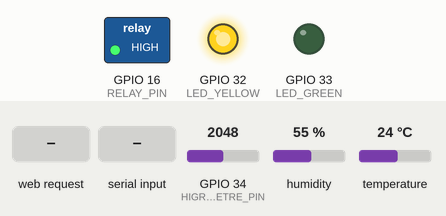
Recording of a sketch running on a simulated ESP32. Shown: switched loads named in the sketch (green lamp = pin HIGH), output pins drawn as LEDs (lit = HIGH). The test bench sets the inputs (shaded band); at power-on: GPIO 34 (HIGROMETRE_PIN) = 2048, humidity 55 %, temperature 24 °C. WiFi joins after 1.5 s; servers stay silent unless stated; the local clock reads 2024-03-15 10:24:30 at power-on unless the sketch sets it; EEPROM starts erased; what the sketch prints to the serial monitor is not drawn.

Above: at 2.7 s.
2.8 s: GPIO 34 (HIGROMETRE_PIN) set to 2119
5.3 s: GPIO 34 (HIGROMETRE_PIN) set to 2252
At 6.7 s:
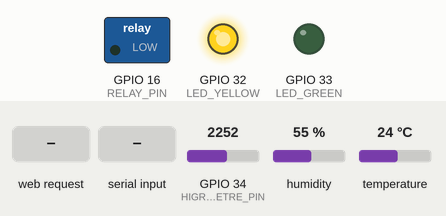
9.5 s: HTTP request GET /calibrate received
At 10.7 s:
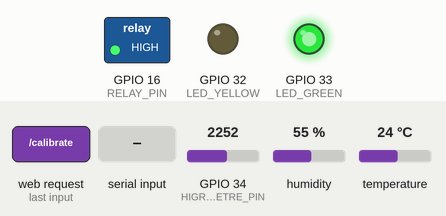
11.0 s: "k" received over Serial
13.1 s: HTTP request GET /manualwater received
14.6 s: HTTP request GET /calibrate?t1=0 received
At 17.0 s:
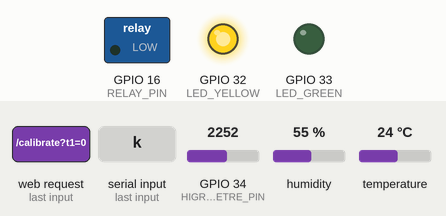
Timing chart, 0 to 17.6 s (numbered marks = the images above; inputs shaded):
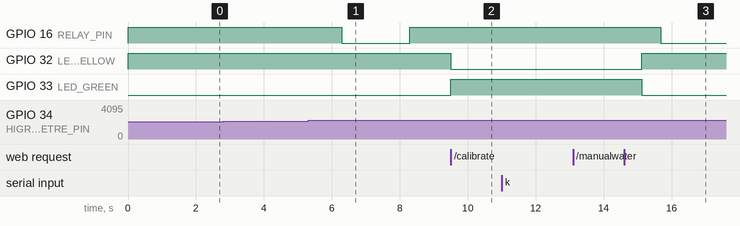

The sketch:

Ak_ll__sulama.ino
```cpp
#include <WiFi.h>
#include <ESPAsyncWebServer.h>
#include <ThreeWire.h>
#include <RtcDS1302.h>
#include <Wire.h>
#include "Adafruit_SHT31.h"
#include <Preferences.h>

#define DS1302_CLK 19
#define DS1302_IO  18
#define DS1302_CE  5
#define HIGROMETRE_PIN 34
#define LED_GREEN 33
#define LED_YELLOW 32
#define RELAY_PIN 16

const char* ssid = "Enes_Emek";
const char* password = "126985473Ee";

AsyncWebServer server(80);
ThreeWire myWire(DS1302_IO, DS1302_CLK, DS1302_CE);
RtcDS1302<ThreeWire> Rtc(myWire);
Adafruit_SHT31 sht31 = Adafruit_SHT31();
Preferences prefs;

float dirt_hum = 0;
float air_temperature = 0.0;
float air_humidity = 0.0;
uint8_t sempling_rate = 100;
uint16_t dry_value;
uint16_t wet_value;

String lastWateringTime = "Henüz Sulama Yok";
String systemStatus = "Normal";

bool calibrationMode = false;
uint8_t pressCount = 0;
bool isWatering = false;
bool alreadyWateredThisMinute = false;
unsigned long wateringStartTime = 0;

String autoWaterTime1 = "08:00";
String autoWaterTime2 = "18:00";

void Read_SHT31() {
  float temp = sht31.readTemperature();
  float hum = sht31.readHumidity();
  if (!isnan(temp)) air_temperature = temp;
  if (!isnan(hum)) air_humidity = hum;
}

float Read_Higometre() {
  long toplam = 0;
  for (int i = 0; i <= sempling_rate; i++) {
    toplam += analogRead(HIGROMETRE_PIN);
    delay(5);
  }
  return toplam / sempling_rate;
}

float CalculateDirtHumidity() {
  if (wet_value >= dry_value) {
    Serial.println("Kalibrasyon değerleri hatalı");
    return 0;
  }
  float percent = (dry_value - dirt_hum) * 100.0 / (dry_value - wet_value);
  if (percent < 0) percent = 0;
  if (percent > 100) percent = 100;
  return percent;
}

String getFormattedTime() {
  RtcDateTime now = Rtc.GetDateTime();
  char buffer[25];
  snprintf(buffer, sizeof(buffer), "%02u/%02u/%04u %02u:%02u:%02u",
           now.Day(), now.Month(), now.Year(),
           now.Hour(), now.Minute(), now.Second());
  return String(buffer);
}

void startCalibration() {
  isWatering = false;
  calibrationMode = true;
  pressCount = 0;
  systemStatus = "Kalibrasyon Modu";
  Serial.println("🌱 Kalibrasyon Modu Başladı!");
  digitalWrite(LED_GREEN, HIGH);
  digitalWrite(LED_YELLOW, LOW);
}

void handleCalibration() {
  pressCount++;
  if (pressCount == 1) {
    dirt_hum = Read_Higometre();
    dry_value = dirt_hum;
    Serial.print("Kuru Toprak Kalibrasyon Değeri: ");
    Serial.println(dry_value);
  } else if (pressCount == 2) {
    dirt_hum = Read_Higometre();
    wet_value = dirt_hum;
    Serial.print("Islak Toprak Kalibrasyon Değeri: ");
    Serial.println(wet_value);
    saveCalibration();
  }
}

void saveCalibration() {
  prefs.putUShort("dry", dry_value);
  prefs.putUShort("wet", wet_value);
  Serial.println("Kalibrasyon EEPROM'a kaydedildi");
  digitalWrite(LED_GREEN, LOW);
  digitalWrite(LED_YELLOW, HIGH);
  calibrationMode = false;
  systemStatus = "Normal";
}

void startWatering() {
  if (calibrationMode || air_humidity > 80.0) {
    Serial.println("Sulama koşulları uygun değil");
    return;
  }
  digitalWrite(RELAY_PIN, LOW);
  isWatering = true;
  wateringStartTime = millis();
  lastWateringTime = getFormattedTime();
  prefs.putString("lastWatering", lastWateringTime);
  systemStatus = "Sulama Yapılıyor";
  Serial.println("Sulama Başladı!");
}

void stopWatering() {
  digitalWrite(RELAY_PIN, HIGH);
  delay(300);
  isWatering = false;
  systemStatus = "Normal";
  Serial.println("Sulama Bitti!");
}

const char index_html[] PROGMEM = R"rawliteral(
<!DOCTYPE html>
<html lang="tr">
<head>
  <meta charset="UTF-8">
  <title>🌱 Akıllı Sulama Sistemi</title>
  <style>
    body { font-family: Arial; background-color: #eef; text-align: center; padding: 20px; }
    h1 { color: #2a7; }
    button, input { padding: 10px; margin: 10px; font-size: 16px; }
  </style>
</head>
<body>
  <h1>🌿 Akıllı Sulama Paneli</h1>
  <div id="data">Veriler yükleniyor...</div>
  <br>
  <button onclick="fetch('/calibrate')">Kalibrasyon</button>
  <button onclick="fetch('/manualwater')">Manuel Sulama</button>
  <br><br>
  <label>Sulama Saati 1 (HH:MM):</label><br>
  <input type="time" id="time1" value="08:00"><br>
  <label>Sulama Saati 2 (HH:MM):</label><br>
  <input type="time" id="time2" value="18:00"><br>
  <button onclick="setTimes()">Zamanları Kaydet</button>
<script>
function fetchData() {
  fetch('/sensor')
    .then(response => response.text())
    .then(data => {
      document.getElementById('data').innerHTML = data;
    });
}
function setTimes() {
  const t1 = document.getElementById('time1').value;
  const t2 = document.getElementById('time2').value;
  fetch(`/settime?t1=${t1}&t2=${t2}`)
    .then(response => response.text())
    .then(alert);
}
setInterval(fetchData, 1000);
fetchData();
</script>
</body>
</html>
)rawliteral";

void setup() {
  Serial.begin(115200);
  pinMode(LED_GREEN, OUTPUT);
  pinMode(LED_YELLOW, OUTPUT);
  pinMode(RELAY_PIN, OUTPUT);
  digitalWrite(LED_GREEN, LOW);
  digitalWrite(LED_YELLOW, HIGH);
  digitalWrite(RELAY_PIN, HIGH);

  prefs.begin("calib", false);
  dry_value = prefs.getUShort("dry", 2500);
  wet_value = prefs.getUShort("wet", 1500);
  lastWateringTime = prefs.getString("lastWatering", "Henüz Sulama Yok");
  autoWaterTime1 = prefs.getString("autoTime1", "08:00");
  autoWaterTime2 = prefs.getString("autoTime2", "18:00");

  Wire.begin(21, 22);
  Rtc.Begin();

  if (!Rtc.IsDateTimeValid()) {
    Serial.println("RTC geçersiz, derleme zamanına ayarlanıyor.");
    Rtc.SetDateTime(RtcDateTime(__DATE__, __TIME__));
  }

  if (!sht31.begin(0x44)) {
    Serial.println("SHT31 bulunamadı!");
    while (1);
  }

  WiFi.begin(ssid, password);
  while (WiFi.status() != WL_CONNECTED) {
    delay(500); Serial.print(".");
  }
  Serial.println("\nWiFi bağlandı. IP: " + WiFi.localIP().toString());

  server.on("/", HTTP_GET, [](AsyncWebServerRequest *request){
    request->send_P(200, "text/html; charset=utf-8", index_html);
  });

  server.on("/sensor", HTTP_GET, [](AsyncWebServerRequest *request){
    String nowTime = isWatering ? "Sulama Aktif" : getFormattedTime();
    float percent = CalculateDirtHumidity();
    String data =
      "🕒 Saat: " + nowTime + "<br><br>" +
      "📶 Sistem Durumu: " + systemStatus + "<br><br>" +
      "🌡️ Hava Sıcaklığı: " + String(air_temperature, 1) + " °C<br>" +
      "💧 Hava Nemi: " + String(air_humidity, 1) + " %<br>" +
      "🌱 Toprak Nem: " + String(percent, 1) + " %<br><br>" +
      "💦 Son Sulama: " + lastWateringTime;
    request->send(200, "text/html", data);
  });

  server.on("/calibrate", HTTP_GET, [](AsyncWebServerRequest *request){
    if (!calibrationMode) {
      startCalibration();
    } else {
      handleCalibration();
    }
    request->send(200, "text/plain", "Kalibrasyon işlemi uygulandı.");
  });

  server.on("/manualwater", HTTP_GET, [](AsyncWebServerRequest *request){
    if (!isWatering) {
      startWatering();
      request->send(200, "text/plain", "Manuel sulama başlatıldı.");
    } else {
      request->send(200, "text/plain", "Zaten sulama yapılıyor.");
    }
  });

  server.on("/settime", HTTP_GET, [](AsyncWebServerRequest *request){
    if (request->hasParam("t1") && request->hasParam("t2")) {
      autoWaterTime1 = request->getParam("t1")->value();
      autoWaterTime2 = request->getParam("t2")->value();
      prefs.putString("autoTime1", autoWaterTime1);
      prefs.putString("autoTime2", autoWaterTime2);
      request->send(200, "text/plain", "Zamanlar kaydedildi.");
    } else {
      request->send(400, "text/plain", "Parametre eksik.");
    }
  });

  server.begin();
}

void loop() {
  if (!calibrationMode && !isWatering) {
    dirt_hum = Read_Higometre();
    Read_SHT31();
  }

  if (!calibrationMode && !isWatering) {
    float percent = CalculateDirtHumidity();
    if (percent < 30.0 && air_humidity < 80.0) {
      startWatering();
    }
  }

  if (isWatering && millis() - wateringStartTime > 2000) {
    stopWatering();
  }

if (!calibrationMode && !isWatering) {
  RtcDateTime now = Rtc.GetDateTime();
  char currentTime[6];
  snprintf(currentTime, sizeof(currentTime), "%02u:%02u", now.Hour(), now.Minute());

  if (!alreadyWateredThisMinute &&
      (String(currentTime) == autoWaterTime1 || String(currentTime) == autoWaterTime2)) {
    startWatering();
    alreadyWateredThisMinute = true;
  }

  static String lastMinute = "";
  String currentMinute = String(currentTime);
  if (currentMinute != lastMinute) {
    alreadyWateredThisMinute = false;
    lastMinute = currentMinute;
  }
}


  if (Serial.available()) {
    char command = Serial.read();
    if (command == 'k' || command == 'K') {
      if (!calibrationMode) startCalibration();
      else handleCalibration();
    }
  }

  delay(500);
}
```

Measured:
- the behaviour switches between 2179 and 2180 on GPIO 34 (HIGROMETRE_PIN) (found by bisection; images 0 and 1)
- after the input at 2.8 s, every drawn part: stays the same
- after the input at 5.3 s, GPIO 16 (RELAY_PIN): HIGH → LOW after 0.99 s, → HIGH 2.0 s later
- after the input at 9.5 s, GPIO 16 (RELAY_PIN): stays HIGH (without the input it goes to LOW after 0.15 s); GPIO 32 (LED_YELLOW): HIGH → LOW at once; GPIO 33 (LED_GREEN): LOW → HIGH at once
- after the input at 11.0 s, every drawn part: stays the same
- after the input at 13.1 s, every drawn part: stays the same
- after the input at 14.6 s, GPIO 16 (RELAY_PIN): HIGH → LOW after 1.1 s; GPIO 32 (LED_YELLOW): LOW → HIGH after 0.52 s; GPIO 33 (LED_GREEN): HIGH → LOW after 0.52 s
